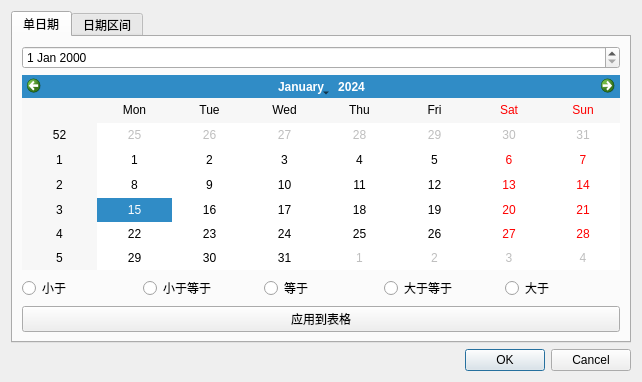
<?xml version="1.0" encoding="UTF-8"?>
<ui version="4.0">
 <class>date</class>
 <widget class="QDialog" name="date">
  <property name="geometry">
   <rect>
    <x>0</x>
    <y>0</y>
    <width>642</width>
    <height>382</height>
   </rect>
  </property>
  <property name="windowTitle">
   <string>Dialog</string>
  </property>
  <layout class="QVBoxLayout" name="verticalLayout">
   <item>
    <widget class="QTabWidget" name="tabWidget">
     <property name="currentIndex">
      <number>0</number>
     </property>
     <widget class="QWidget" name="tab">
      <attribute name="title">
       <string>单日期</string>
      </attribute>
      <layout class="QVBoxLayout" name="verticalLayout_2">
       <item>
        <widget class="QDateEdit" name="dateEdit"/>
       </item>
       <item>
        <widget class="QCalendarWidget" name="calendarWidget"/>
       </item>
       <item>
        <layout class="QHBoxLayout" name="horizontalLayout_3">
         <item>
          <widget class="QRadioButton" name="low_radioButton">
           <property name="text">
            <string>小于</string>
           </property>
          </widget>
         </item>
         <item>
          <widget class="QRadioButton" name="elow_radioButton">
           <property name="text">
            <string>小于等于</string>
           </property>
          </widget>
         </item>
         <item>
          <widget class="QRadioButton" name="e_radioButton">
           <property name="text">
            <string>等于</string>
           </property>
          </widget>
         </item>
         <item>
          <widget class="QRadioButton" name="elarge_radioButton">
           <property name="text">
            <string>大于等于</string>
           </property>
          </widget>
         </item>
         <item>
          <widget class="QRadioButton" name="large_radioButton">
           <property name="text">
            <string>大于</string>
           </property>
          </widget>
         </item>
        </layout>
       </item>
       <item>
        <widget class="QPushButton" name="applyDate">
         <property name="text">
          <string>应用到表格</string>
         </property>
        </widget>
       </item>
      </layout>
     </widget>
     <widget class="QWidget" name="tab_2">
      <attribute name="title">
       <string>日期区间</string>
      </attribute>
      <layout class="QVBoxLayout" name="verticalLayout_3">
       <item>
        <layout class="QHBoxLayout" name="horizontalLayout">
         <item>
          <widget class="QDateEdit" name="s_dateEdit"/>
         </item>
         <item>
          <spacer name="horizontalSpacer">
           <property name="orientation">
            <enum>Qt::Horizontal</enum>
           </property>
           <property name="sizeHint" stdset="0">
            <size>
             <width>40</width>
             <height>20</height>
            </size>
           </property>
          </spacer>
         </item>
         <item>
          <widget class="QDateEdit" name="e_dateEdit"/>
         </item>
        </layout>
       </item>
       <item>
        <layout class="QHBoxLayout" name="horizontalLayout_2">
         <item>
          <widget class="QCalendarWidget" name="s_calendarWidget"/>
         </item>
         <item>
          <widget class="QCalendarWidget" name="e_calendarWidget"/>
         </item>
        </layout>
       </item>
       <item>
        <widget class="QPushButton" name="applyDates">
         <property name="text">
          <string>应用到表格</string>
         </property>
        </widget>
       </item>
      </layout>
     </widget>
    </widget>
   </item>
   <item>
    <widget class="QDialogButtonBox" name="buttonBox">
     <property name="orientation">
      <enum>Qt::Horizontal</enum>
     </property>
     <property name="standardButtons">
      <set>QDialogButtonBox::Cancel|QDialogButtonBox::Ok</set>
     </property>
    </widget>
   </item>
  </layout>
 </widget>
 <resources/>
 <connections>
  <connection>
   <sender>buttonBox</sender>
   <signal>accepted()</signal>
   <receiver>date</receiver>
   <slot>accept()</slot>
   <hints>
    <hint type="sourcelabel">
     <x>248</x>
     <y>254</y>
    </hint>
    <hint type="destinationlabel">
     <x>157</x>
     <y>274</y>
    </hint>
   </hints>
  </connection>
  <connection>
   <sender>buttonBox</sender>
   <signal>rejected()</signal>
   <receiver>date</receiver>
   <slot>reject()</slot>
   <hints>
    <hint type="sourcelabel">
     <x>316</x>
     <y>260</y>
    </hint>
    <hint type="destinationlabel">
     <x>286</x>
     <y>274</y>
    </hint>
   </hints>
  </connection>
 </connections>
</ui>
